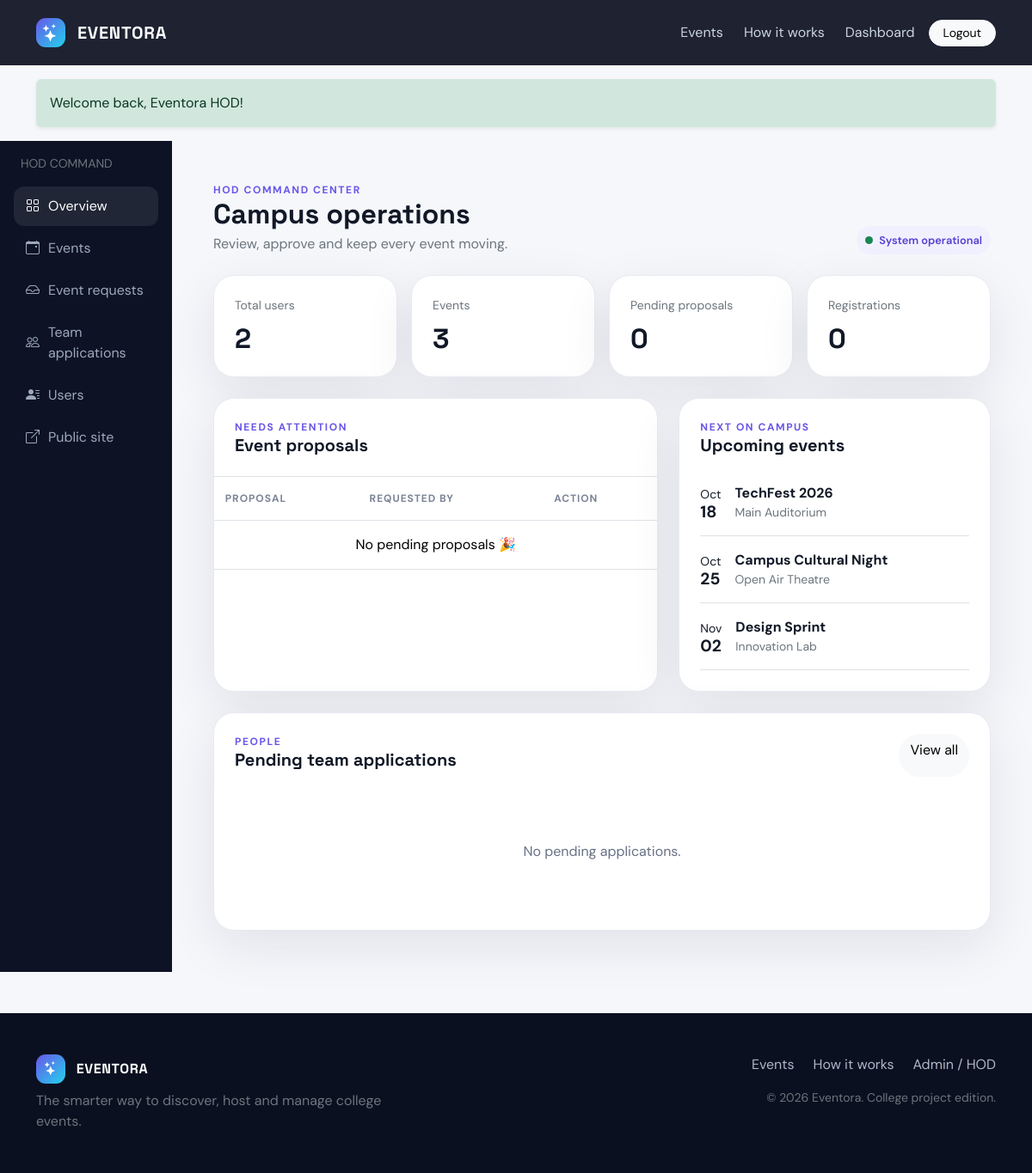
Page /admin/dashboard.php (signed in) on the committed database.
### tables this page shows
CREATE TABLE events (
 id INT UNSIGNED AUTO_INCREMENT PRIMARY KEY,
 host_id INT UNSIGNED NULL,
 title VARCHAR(180) NOT NULL,
 category VARCHAR(80) NOT NULL,
 description TEXT NOT NULL,
 event_date DATETIME NOT NULL,
 venue VARCHAR(180) NOT NULL,
 expected_participants INT NOT NULL DEFAULT 0,
 budget DECIMAL(12,2) NOT NULL DEFAULT 0,
 requirements TEXT,
 status ENUM('draft','approved','closed','completed') NOT NULL DEFAULT 'draft',
 created_at TIMESTAMP DEFAULT CURRENT_TIMESTAMP,
 FOREIGN KEY(host_id) REFERENCES users(id) ON DELETE SET NULL,
 INDEX(event_date,status)
);

### includes/config.php (called while the page is built, shortened)
<?php
function e($value) { return htmlspecialchars((string)$value, ENT_QUOTES, 'UTF-8'); }
?>

### admin/dashboard.php (the view)
<?php
require_once __DIR__ . '/../includes/config.php';
require_role('admin');db_required();$stats=[];foreach(['users'=>'users','events'=>'events','event_requests'=>'event_requests','registrations'=>'registrations'] as $k=>$t){$stats[$k]=$pdo->query("SELECT COUNT(*) FROM {$t}")->fetchColumn();}$up=$pdo->query("SELECT * FROM events WHERE status='approved' AND event_date>=NOW() ORDER BY event_date ASC LIMIT 5")->fetchAll();$requests=$pdo->query("SELECT er.*,u.name FROM event_requests er JOIN users u ON u.id=er.user_id WHERE er.status='pending' ORDER BY er.created_at DESC LIMIT 8")->fetchAll();$vol=$pdo->query("SELECT va.*,u.name,e.title FROM volunteer_applications va JOIN users u ON u.id=va.user_id JOIN events e ON e.id=va.event_id WHERE va.status='pending' ORDER BY va.created_at DESC LIMIT 8")->fetchAll();$coord=$pdo->query("SELECT ca.*,u.name,e.title FROM coordinator_applications ca JOIN users u ON u.id=ca.user_id JOIN events e ON e.id=ca.event_id WHERE ca.status='pending' ORDER BY ca.created_at DESC LIMIT 8")->fetchAll();$page_title='HOD Command Center';require __DIR__.'/../includes/header.php';?><div class="container-fluid dashboard-shell"><div class="row"><aside class="col-lg-2 sidebar p-3"><div class="small text-uppercase text-secondary mb-3 px-2">HOD command</div><a class="active" href="/admin/dashboard.php"><i class="bi bi-grid"></i> Overview</a><a href="/admin/events.php"><i class="bi bi-calendar-event"></i> Events</a><a href="/admin/requests.php"><i class="bi bi-inbox"></i> Event requests</a><a href="/admin/applications.php"><i class="bi bi-people"></i> Team applications</a><a href="/admin/users.php"><i class="bi bi-person-lines-fill"></i> Users</a><a href="/index.php"><i class="bi bi-box-arrow-up-right"></i> Public site</a></aside><main class="col-lg-10 p-4 p-lg-5"><div class="d-flex flex-wrap justify-content-between align-items-end gap-3 mb-4"><div><div class="section-kicker">HOD command center</div><h2 class="fw-bold mb-1">Campus operations</h2><p class="text-secondary mb-0">Review, approve and keep every event moving.</p></div><div class="metric-chip"><span class="status-dot bg-success"></span> System operational</div></div><div class="row g-3 mb-4"><div class="col-sm-6 col-xl-3"><div class="dash-card p-4"><div class="text-secondary small">Total users</div><div class="stat-number mt-2"><?=$stats['users']?></div></div></div><div class="col-sm-6 col-xl-3"><div class="dash-card p-4"><div class="text-secondary small">Events</div><div class="stat-number mt-2"><?=$stats['events']?></div></div></div><div class="col-sm-6 col-xl-3"><div class="dash-card p-4"><div class="text-secondary small">Pending proposals</div><div class="stat-number mt-2"><?=count($requests)?></div></div></div><div class="col-sm-6 col-xl-3"><div class="dash-card p-4"><div class="text-secondary small">Registrations</div><div class="stat-number mt-2"><?=$stats['registrations']?></div></div></div></div><div class="row g-4"><div class="col-xl-7"><div class="dash-card overflow-hidden"><div class="p-4 border-bottom"><div class="section-kicker">Needs attention</div><h5 class="fw-bold mb-0">Event proposals</h5></div><div class="table-responsive"><table class="table align-middle mb-0"><thead><tr><th>Proposal</th><th>Requested by</th><th>Action</th></tr></thead><tbody><?php foreach($requests as $r):?><tr><td><strong><?=e($r['title'])?></strong><div class="small text-secondary"><?=e($r['category'])?></div></td><td><?=e($r['name'])?></td><td><a class="btn btn-sm btn-dark rounded-pill" href="/admin/requests.php?id=<?=$r['id']?>">Review</a></td></tr><?php endforeach;if(!$requests):?><tr><td colspan="3" class="empty">No pending proposals 🎉</td></tr><?php endif;?></tbody></table></div></div></div><div class="col-xl-5"><div class="dash-card p-4"><div class="section-kicker">Next on campus</div><h5 class="fw-bold mb-3">Upcoming events</h5><?php foreach($up as $e):?><div class="d-flex gap-3 align-items-center py-3 border-bottom"><div class="date-pill position-static"><small class="d-block"><?=date('M',strtotime($e['event_date']))?></small><strong><?=date('d',strtotime($e['event_date']))?></strong></div><div><strong><?=e($e['title'])?></strong><div class="small text-secondary"><?=e($e['venue'])?></div></div></div><?php endforeach;if(!$up):?><div class="empty">No approved upcoming events.</div><?php endif;?></div></div><div class="col-12"><div class="dash-card p-4"><div class="d-flex justify-content-between"><div><div class="section-kicker">People</div><h5 class="fw-bold">Pending team applications</h5></div><a href="/admin/applications.php" class="btn btn-light rounded-pill">View all</a></div><div class="row g-3 mt-1"><?php foreach(array_slice(array_merge($vol,$coord),0,6) as $a):?><div class="col-md-6 col-xl-4"><div class="border rounded-4 p-3"><div class="small text-secondary">Application</div><strong><?=e($a['name'])?></strong><div class="small"><?=isset($a['position'])?'Volunteer · '.e($a['position']):'Coordinator'?></div><div class="small text-secondary mt-1"><?=e($a['title'])?></div></div></div><?php endforeach;if(!$vol&&!$coord):?><div class="col-12 empty">No pending applications.</div><?php endif;?></div></div></div></div></main></div></div><?php require __DIR__.'/../includes/footer.php'; ?>

### assets/css/app.css (style rules this page uses)
:root { --ink:#111827;--muted:#667085;--bg:#f6f7fb;--card:#fff;--primary:#6956e8;--primary2:#8a72ff;--cyan:#22d3ee;--border:#e8eaf1;--dark:#0b1020;--shadow:0 18px 60px rgba(17,24,39,.09) }
* { box-sizing:border-box }
body { font-family:'DM Sans',sans-serif;background:var(--bg);color:var(--ink) }
h1,h2,h3,h4,h5,.brand { font-family:'Space Grotesk',sans-serif }
.section-kicker { color:var(--primary);font-weight:700;text-transform:uppercase;letter-spacing:.13em;font-size:.75rem }
.event-card,.feature-card,.dash-card { border:1px solid var(--border);background:var(--card);border-radius:24px;box-shadow:var(--shadow);height:100%;transition:.25s ease }
.date-pill strong { display:block;font-size:1.2rem;line-height:1 }
.dashboard-shell { min-height:calc(100vh - 78px) }
.sidebar { background:#0d1324;color:#dce2ee;min-height:calc(100vh - 78px);position:sticky;top:78px }
.sidebar a { display:flex;gap:10px;align-items:center;color:#9da8bb;text-decoration:none;padding:11px 14px;border-radius:12px;margin:3px 0 }
.sidebar a:hover,.sidebar a.active { background:rgba(255,255,255,.08);color:#fff }
.stat-number { font:700 2rem 'Space Grotesk' }
.status-dot { width:9px;height:9px;border-radius:50%;display:inline-block }
.table>:not(caption)>*>* { padding:1rem .8rem }
.table thead th { color:#7b8496;font-size:.75rem;text-transform:uppercase;letter-spacing:.08em }
.metric-chip { display:inline-flex;align-items:center;gap:7px;background:#f1f0ff;color:#5441d4;padding:7px 10px;border-radius:99px;font-size:.8rem;font-weight:600 }
.empty { padding:55px 20px;text-align:center;color:var(--muted) }

### rows in the picture
events: event_date "Oct", event_date "18", title "TechFest 2026", venue "Main Auditorium"
events: event_date "Oct", event_date "25", title "Campus Cultural Night", venue "Open Air Theatre"
events: event_date "Nov", event_date "02", title "Design Sprint", venue "Innovation Lab"

### other values in the picture
$msg "Welcome back, Eventora HOD!"
$stats['users'] "2"
$stats['events'] "3"
count($requests) "0"
$stats['registrations'] "0"
